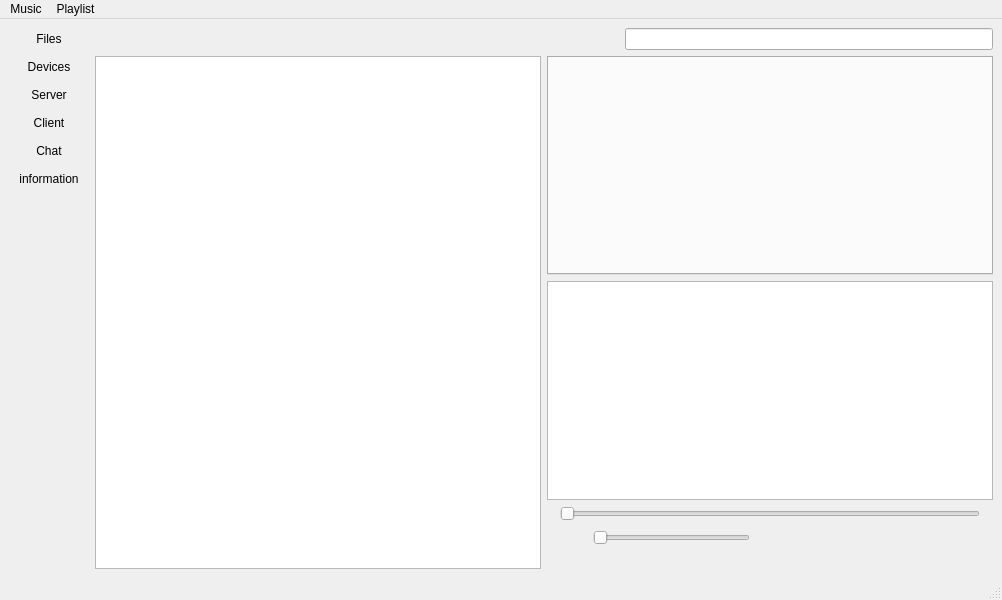
<?xml version="1.0" encoding="UTF-8"?>
<ui version="4.0">
 <class>musicplayerpage</class>
 <widget class="QMainWindow" name="musicplayerpage">
  <property name="geometry">
   <rect>
    <x>0</x>
    <y>0</y>
    <width>1002</width>
    <height>600</height>
   </rect>
  </property>
  <property name="windowTitle">
   <string>musicplayerpage</string>
  </property>
  <widget class="QWidget" name="centralwidget">
   <layout class="QHBoxLayout" name="horizontalLayout">
    <item>
     <layout class="QVBoxLayout" name="verticalLayout_3">
      <item>
       <layout class="QVBoxLayout" name="verticalLayout_2"/>
      </item>
     </layout>
    </item>
    <item>
     <layout class="QVBoxLayout" name="verticalLayout">
      <item>
       <widget class="QPushButton" name="pushButton_files">
        <property name="text">
         <string>Files</string>
        </property>
        <property name="flat">
         <bool>true</bool>
        </property>
       </widget>
      </item>
      <item>
       <widget class="QPushButton" name="pushButton_devices">
        <property name="text">
         <string>Devices</string>
        </property>
        <property name="flat">
         <bool>true</bool>
        </property>
       </widget>
      </item>
      <item>
       <widget class="QPushButton" name="pushButton_server">
        <property name="text">
         <string>Server</string>
        </property>
        <property name="flat">
         <bool>true</bool>
        </property>
       </widget>
      </item>
      <item>
       <widget class="QPushButton" name="pushButton_client">
        <property name="text">
         <string>Client</string>
        </property>
        <property name="flat">
         <bool>true</bool>
        </property>
       </widget>
      </item>
      <item>
       <widget class="QPushButton" name="pushButton_chat">
        <property name="text">
         <string>Chat</string>
        </property>
        <property name="flat">
         <bool>true</bool>
        </property>
       </widget>
      </item>
      <item>
       <widget class="QPushButton" name="pushButton_info">
        <property name="text">
         <string>information</string>
        </property>
        <property name="flat">
         <bool>true</bool>
        </property>
       </widget>
      </item>
      <item>
       <widget class="QLabel" name="ignore_label">
        <property name="text">
         <string/>
        </property>
       </widget>
      </item>
     </layout>
    </item>
    <item>
     <layout class="QVBoxLayout" name="verticalLayout_5">
      <item>
       <layout class="QHBoxLayout" name="horizontalLayout_2">
        <item>
         <widget class="QPushButton" name="pushButton_back">
          <property name="text">
           <string/>
          </property>
          <property name="flat">
           <bool>true</bool>
          </property>
         </widget>
        </item>
        <item>
         <widget class="QPushButton" name="pushButton_home">
          <property name="text">
           <string/>
          </property>
          <property name="flat">
           <bool>true</bool>
          </property>
         </widget>
        </item>
        <item>
         <widget class="QPushButton" name="pushButton_forward">
          <property name="text">
           <string/>
          </property>
          <property name="flat">
           <bool>true</bool>
          </property>
         </widget>
        </item>
        <item>
         <widget class="QLabel" name="label">
          <property name="sizePolicy">
           <sizepolicy hsizetype="MinimumExpanding" vsizetype="Preferred">
            <horstretch>0</horstretch>
            <verstretch>0</verstretch>
           </sizepolicy>
          </property>
          <property name="text">
           <string/>
          </property>
         </widget>
        </item>
       </layout>
      </item>
      <item>
       <widget class="QListView" name="generalListView"/>
      </item>
     </layout>
    </item>
    <item>
     <layout class="QVBoxLayout" name="verticalLayout_4">
      <item>
       <layout class="QVBoxLayout" name="verticalLayout_6">
        <item>
         <layout class="QHBoxLayout" name="horizontalLayout_3">
          <item>
           <widget class="QPushButton" name="pushButton_creatPlaylist">
            <property name="maximumSize">
             <size>
              <width>20</width>
              <height>16777215</height>
             </size>
            </property>
            <property name="text">
             <string/>
            </property>
            <property name="flat">
             <bool>true</bool>
            </property>
           </widget>
          </item>
          <item>
           <widget class="QPushButton" name="pushButton_savePlaylist">
            <property name="maximumSize">
             <size>
              <width>20</width>
              <height>16777215</height>
             </size>
            </property>
            <property name="text">
             <string/>
            </property>
            <property name="flat">
             <bool>true</bool>
            </property>
           </widget>
          </item>
          <item>
           <widget class="QPushButton" name="pushButton_loadPlaylist">
            <property name="sizePolicy">
             <sizepolicy hsizetype="Minimum" vsizetype="Maximum">
              <horstretch>0</horstretch>
              <verstretch>0</verstretch>
             </sizepolicy>
            </property>
            <property name="maximumSize">
             <size>
              <width>20</width>
              <height>16777215</height>
             </size>
            </property>
            <property name="text">
             <string/>
            </property>
            <property name="flat">
             <bool>true</bool>
            </property>
           </widget>
          </item>
          <item>
           <widget class="QLineEdit" name="lineEdit"/>
          </item>
         </layout>
        </item>
        <item>
         <widget class="QTabWidget" name="tabWidget">
          <property name="currentIndex">
           <number>-1</number>
          </property>
         </widget>
        </item>
        <item>
         <widget class="QGraphicsView" name="graphicsView"/>
        </item>
        <item>
         <layout class="QHBoxLayout" name="horizontalLayout_5">
          <item>
           <widget class="QLabel" name="label_played">
            <property name="text">
             <string/>
            </property>
           </widget>
          </item>
          <item>
           <widget class="QSlider" name="time">
            <property name="orientation">
             <enum>Qt::Horizontal</enum>
            </property>
           </widget>
          </item>
          <item>
           <widget class="QLabel" name="label_remaning">
            <property name="text">
             <string/>
            </property>
           </widget>
          </item>
         </layout>
        </item>
        <item>
         <layout class="QHBoxLayout" name="horizontalLayout_4">
          <item>
           <widget class="QPushButton" name="pushButton_mute">
            <property name="text">
             <string/>
            </property>
            <property name="flat">
             <bool>true</bool>
            </property>
           </widget>
          </item>
          <item>
           <widget class="QSlider" name="volum">
            <property name="orientation">
             <enum>Qt::Horizontal</enum>
            </property>
           </widget>
          </item>
          <item>
           <widget class="QLabel" name="volumlabel">
            <property name="text">
             <string/>
            </property>
           </widget>
          </item>
          <item>
           <widget class="QPushButton" name="pushButton_shufle">
            <property name="text">
             <string/>
            </property>
            <property name="flat">
             <bool>true</bool>
            </property>
           </widget>
          </item>
          <item>
           <widget class="QPushButton" name="pushButton_prev">
            <property name="text">
             <string/>
            </property>
            <property name="flat">
             <bool>true</bool>
            </property>
           </widget>
          </item>
          <item>
           <widget class="QPushButton" name="pushButton_play">
            <property name="text">
             <string/>
            </property>
            <property name="flat">
             <bool>true</bool>
            </property>
           </widget>
          </item>
          <item>
           <widget class="QPushButton" name="pushButton_next">
            <property name="text">
             <string/>
            </property>
            <property name="flat">
             <bool>true</bool>
            </property>
           </widget>
          </item>
          <item>
           <widget class="QPushButton" name="pushButton_mode3">
            <property name="text">
             <string/>
            </property>
            <property name="flat">
             <bool>true</bool>
            </property>
           </widget>
          </item>
         </layout>
        </item>
       </layout>
      </item>
      <item>
       <widget class="QLabel" name="currentSongLabel">
        <property name="text">
         <string/>
        </property>
       </widget>
      </item>
     </layout>
    </item>
   </layout>
  </widget>
  <widget class="QMenuBar" name="menubar">
   <property name="geometry">
    <rect>
     <x>0</x>
     <y>0</y>
     <width>1002</width>
     <height>23</height>
    </rect>
   </property>
   <widget class="QMenu" name="menuMusic">
    <property name="title">
     <string>Music</string>
    </property>
    <addaction name="actionopen_file"/>
    <addaction name="separator"/>
    <addaction name="actionprevios_song"/>
    <addaction name="actionplay"/>
    <addaction name="actionnext_trak"/>
    <addaction name="separator"/>
    <addaction name="actionUndo"/>
    <addaction name="separator"/>
    <addaction name="actionexit_2"/>
   </widget>
   <widget class="QMenu" name="menuPlaylist">
    <property name="title">
     <string>Playlist</string>
    </property>
    <widget class="QMenu" name="menuShuffel_mode">
     <property name="title">
      <string>Shuffel mode</string>
     </property>
     <addaction name="actionDon_t_shuffel"/>
     <addaction name="actionshuffel_all"/>
    </widget>
    <widget class="QMenu" name="menuRepeat_mode">
     <property name="title">
      <string>Repeat mode</string>
     </property>
     <addaction name="actionDon_t_repeat"/>
     <addaction name="actionrepeat_trak"/>
     <addaction name="actionrepeat_playlist"/>
    </widget>
    <addaction name="actionRemove_Track"/>
    <addaction name="separator"/>
    <addaction name="menuShuffel_mode"/>
    <addaction name="menuRepeat_mode"/>
    <addaction name="separator"/>
    <addaction name="actionadd_playlist"/>
    <addaction name="actionsave_playlist"/>
    <addaction name="actionload_playlist"/>
    <addaction name="separator"/>
   </widget>
   <addaction name="menuMusic"/>
   <addaction name="menuPlaylist"/>
  </widget>
  <widget class="QStatusBar" name="statusbar"/>
  <action name="actionopen_file">
   <property name="text">
    <string>open file</string>
   </property>
  </action>
  <action name="actionprevios_song">
   <property name="text">
    <string>previous trak</string>
   </property>
  </action>
  <action name="actionplay">
   <property name="text">
    <string>play</string>
   </property>
  </action>
  <action name="actionnext_trak">
   <property name="text">
    <string>next trak</string>
   </property>
  </action>
  <action name="actionexit">
   <property name="text">
    <string>exit</string>
   </property>
  </action>
  <action name="actionAdd_Track">
   <property name="text">
    <string>Add Track</string>
   </property>
  </action>
  <action name="actionRemove_Track">
   <property name="text">
    <string>Remove Track</string>
   </property>
  </action>
  <action name="actionDon_t_shuffel">
   <property name="text">
    <string>Don't shuffel</string>
   </property>
  </action>
  <action name="actionshuffel_all">
   <property name="text">
    <string>shuffel all</string>
   </property>
  </action>
  <action name="actionDon_t_repeat">
   <property name="text">
    <string>Don't repeat playlist</string>
   </property>
  </action>
  <action name="actionrepeat_trak">
   <property name="text">
    <string>repeat track</string>
   </property>
  </action>
  <action name="actionadd_playlist">
   <property name="text">
    <string>add playlist</string>
   </property>
  </action>
  <action name="actionsave_playlist">
   <property name="text">
    <string>save playlist</string>
   </property>
  </action>
  <action name="actionload_playlist">
   <property name="text">
    <string>load playlist</string>
   </property>
  </action>
  <action name="actionUndo">
   <property name="text">
    <string>Undo</string>
   </property>
  </action>
  <action name="actionexit_2">
   <property name="text">
    <string>Quit</string>
   </property>
  </action>
  <action name="actionrepeat_playlist">
   <property name="text">
    <string>repeat playlist</string>
   </property>
  </action>
 </widget>
 <resources/>
 <connections/>
</ui>
